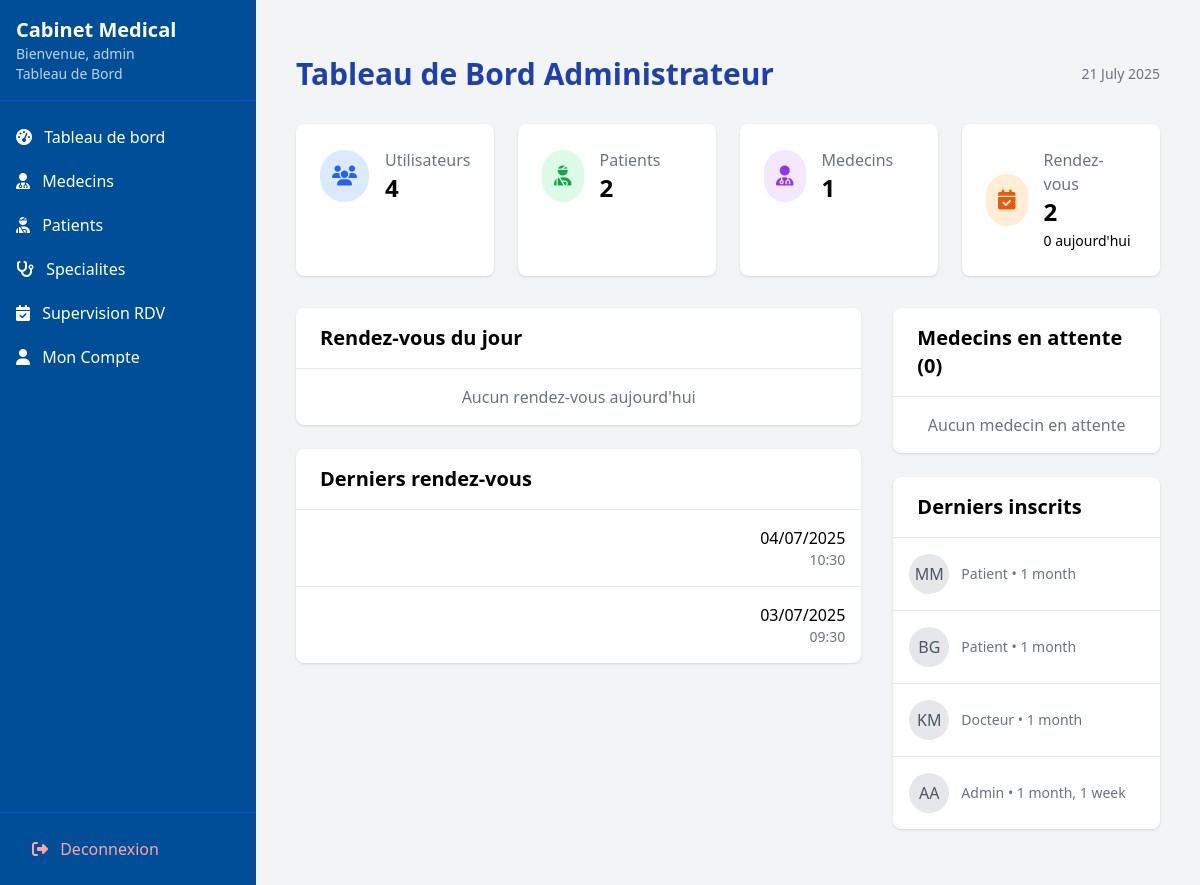
Before: /dashboard/admin/ (signed in) with the older database file.
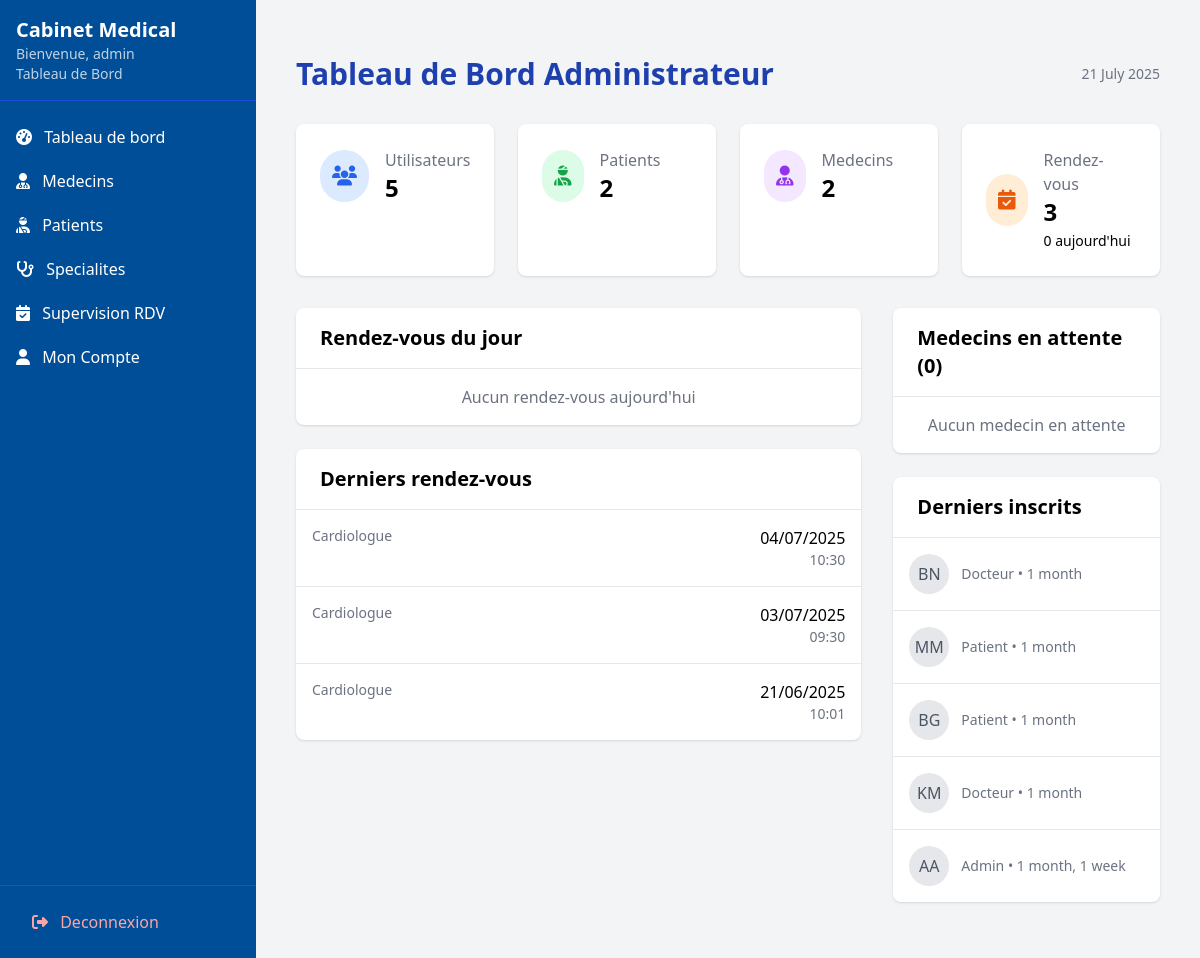
After: the same page with the newer database file.
### rendez_vous/models.py (models this page shows, shortened)
class RendezVous(models.Model):
    STATUT_CHOICES = [
        ('en_attente', 'En attente'),
        ('confirme', 'Confirmé'),
        ('refuse', 'Refusé'),
        ('annule', 'Annulé')
    ]
    docteur = models.ForeignKey(Docteur, on_delete=models.CASCADE, related_name='rendez_vous')
    patient = models.ForeignKey(Patient, on_delete=models.CASCADE, related_name='rendez_vous')
    titre = models.CharField(max_length=255)
    creneau = models.ForeignKey('CreneauHoraire', on_delete=models.CASCADE, null=True, blank=True)
    date = models.DateField()  #  conserver pour compatibilite
    heure = models.TimeField()  # conserver pour compatibilite
    statut = models.CharField(
        max_length=20,
        choices=STATUT_CHOICES,
        default='en_attente'
    )
    lieu = models.CharField(max_length=255, verbose_name="Lieu du rendez-vous")
    STATUT_CHOICES = [
        ('en_attente', 'En attente'),
        ('confirme', 'Confirmé'),
        ('refuse', 'Refusé'),
        ('annule', 'Annulé')
    ]
    docteur = models.ForeignKey(Docteur, on_delete=models.CASCADE, related_name='rendez_vous')
    patient = models.ForeignKey(Patient, on_delete=models.CASCADE, related_name='rendez_vous')
    titre = models.CharField(max_length=255)
    date = models.DateField()
    heure = models.TimeField()
    statut = models.CharField(
        max_length=20,
        choices=STATUT_CHOICES,
        default='en_attente'
    )
    lieu = models.CharField(max_length=255, verbose_name="Lieu du rendez-vous")
    class Meta:
        ordering = ['date', 'heure']
        verbose_name_plural = "Rendez-vous"

### utilisateurs/models.py (models this page shows, shortened)
class User(AbstractUser):
    username = None
    email = models.EmailField('email address', unique=True)
    nom = models.CharField(max_length=100)
    prenom = models.CharField(max_length=100)
    is_doctor_request = models.BooleanField(default=False)
    role = models.CharField(
        max_length=20,
        choices=[('patient', 'Patient'), ('docteur', 'Docteur'), ('admin', 'Administrateur')],
        default='patient'
    )
    telephone = models.CharField(max_length=20, blank=True, null=True)
    date_naiss = models.DateField(null=True, blank=True)
    adresse = models.TextField(blank=True)
    genre = models.CharField(max_length=1, choices=[('M', 'Masculin'), ('F', 'Féminin'), ('O', 'Autre')], blank=True)
    verification_code = models.CharField(max_length=6, null=True, blank=True)
    code_expires_at = models.DateTimeField(null=True, blank=True)  #  pour expiration
    USERNAME_FIELD = 'email'
    REQUIRED_FIELDS = ['nom', 'prenom']
    objects = UserManager()
    class Meta:
        db_table = 'utilisateurs_user'
    @property
    def docteur(self):
        """Propriete pour acceder au profil docteur de maniere coherente"""
        return self.docteur_profile
    @property
    def patient(self):
        """Propriete pour acceder au profil patient"""
        return self.patient_profile
    def get_initials(self):
        return f"{self.prenom[0]}{self.nom[0]}".upper()

class Docteur(models.Model):
    user = models.OneToOneField(User, on_delete=models.CASCADE, related_name='docteur_profile')
    specialite = models.ForeignKey(Specialite, on_delete=models.SET_NULL, null=True)
    est_approuve = models.BooleanField(default=False)  # Approuve par l'admin
    numero_licence = models.CharField(max_length=50, unique=True,null=True)
    bio = models.TextField(blank=True)
    experience = models.PositiveIntegerField(default=0)
    consultation_fee = models.DecimalField(max_digits=10, decimal_places=2, default=0.00)

class Specialite(models.Model):
    nom = models.CharField(max_length=100, unique=True)
    description = models.TextField(blank=True)
    class Meta:
        verbose_name = "Specialite"
        verbose_name_plural = "Specialites"
        ordering = ['nom']
    nom = models.CharField(max_length=100)
    description = models.TextField(blank=True)

### utilisateurs/views.py (the view)
# urls.py: path('dashboard/admin/', views.dashboard_admin, name='admed_dashboard'),
@user_passes_test(is_admin)
def dashboard_admin(request):
    User = get_user_model()
    try:
        total_users = User.objects.count()
        total_patients = Patient.objects.count()
        total_doctors = Docteur.objects.filter(est_approuve=True).count()
        pending_doctors = Docteur.objects.filter(est_approuve=False).count()
        total_rdv = RendezVous.objects.count()
        today_rdv = RendezVous.objects.filter(date=date.today()).select_related(
            'patient__user',
            'docteur__user'
        ).order_by('heure')
        latest_users = User.objects.order_by('-date_joined')[:5]
        latest_rdv = RendezVous.objects.select_related(
            'patient__user',
            'docteur__user'
        ).order_by('-date', '-heure')[:5]
        rdv_this_month = RendezVous.objects.filter(
            date__month=date.today().month,
            date__year=date.today().year
        ).count()
        context = {
            'total_users': total_users,
            'total_patients': total_patients,
            'total_doctors': total_doctors,
            'pending_doctors': pending_doctors,
            'total_rdv': total_rdv,
            'rdv_this_month': rdv_this_month,
            'today_rdv': today_rdv,
            'latest_users': latest_users,
            'latest_rdv': latest_rdv,
            'specialites': Specialite.objects.all(),
            'current_date': date.today(),
              'pending_doctors_list': Docteur.objects.filter(est_approuve=False).select_related('user')[:5],
        }
    except Exception as e:
        if settings.DEBUG:
            raise e
        messages.error(request, "Une erreur est survenue lors du chargement des donnees.")
        context = {}
    return render(request, 'dashboard/admed_dashboard.html', context)

### utilisateurs/views.py (called while the page is built)
def is_admin(user):
    return user.is_superuser or user.is_staff

### templates/dashboard/admed_dashboard.html (shortened to what the changed rows need)
{% extends "base_dashboard.html" %}
{% load static %}
{% block content %}
<div class="container mx-auto px-4 py-8">
    <div class="flex justify-between items-center mb-8">
        <h1 class="text-3xl font-bold text-blue-800">Tableau de Bord Administrateur</h1>
    </div>
    <div class="grid grid-cols-1 md:grid-cols-4 gap-6 mb-8">
        <div class="bg-white rounded-lg shadow p-6">
            <div class="flex items-center">
                <div>
                    <p class="text-gray-500">Utilisateurs</p>
                    <h3 class="text-2xl font-bold">{{ total_users }}</h3>
                </div>
            </div>
        </div>
        <div class="bg-white rounded-lg shadow p-6">
            <div class="flex items-center">
                <div>
                    <p class="text-gray-500">Medecins</p>
                    <h3 class="text-2xl font-bold">{{ total_doctors }}</h3>
                </div>
            </div>
        </div>
        <div class="bg-white rounded-lg shadow p-6">
            <div class="flex items-center">
                <div>
                    <p class="text-gray-500">Rendez-vous</p>
                    <h3 class="text-2xl font-bold">{{ total_rdv }}</h3>
                    <span class="text-sm">{{ today_rdv|length }} aujourd'hui</span>
                </div>
            </div>
        </div>
    </div>
    <div class="grid grid-cols-1 lg:grid-cols-3 gap-8">
        <div class="lg:col-span-2 space-y-6">
            <div class="bg-white rounded-lg shadow overflow-hidden">
                <div class="px-6 py-4 border-b">
                    <h2 class="text-xl font-semibold">Rendez-vous du jour</h2>
                </div>
            </div>
            <div class="bg-white rounded-lg shadow overflow-hidden">
                <div class="px-6 py-4 border-b">
                    <h2 class="text-xl font-semibold">Derniers rendez-vous</h2>
                </div>
                <div class="divide-y">
                    {% for rdv in latest_rdv %}
                    <div class="p-4 hover:bg-gray-50">
                        <div class="flex justify-between">
                            <div>
                                <p class="text-sm text-gray-500">{{ rdv.docteur.specialite.nom }}</p>
                            </div>
                            <div class="text-right">
                                <p class="font-medium">{{ rdv.date|date:"d/m/Y" }}</p>
                                <p class="text-sm text-gray-500">{{ rdv.heure|time:"H:i" }}</p>
                            </div>
                        </div>
                    </div>
                    {% endfor %}
                </div>
            </div>
        </div>
        <div class="space-y-6">
<div class="bg-white rounded-lg shadow overflow-hidden">
    <div class="px-6 py-4 border-b">
        <h2 class="text-xl font-semibold">Medecins en attente ({{ pending_doctors }})</h2>
    </div>
</div>
            <div class="bg-white rounded-lg shadow overflow-hidden">
                <div class="px-6 py-4 border-b">
                    <h2 class="text-xl font-semibold">Derniers inscrits</h2>
                </div>
                <div class="divide-y">
                    {% for user in latest_users %}
                    <div class="p-4 hover:bg-gray-50">
                        <div class="flex items-center">
                            <div class="w-10 h-10 rounded-full bg-gray-200 flex items-center justify-center mr-3">
                                <span class="text-gray-600">{{ user.get_initials }}</span>
                            </div>
                            <div>
                                <p class="text-sm text-gray-500">
                                    {{ user.role|capfirst }} • {{ user.date_joined|timesince }}
                                </p>
                            </div>
                        </div>
                    </div>
                    {% endfor %}
                </div>
            </div>
        </div>
    </div>
</div>
{% endblock %}

### templates/base_dashboard.html (shortened to what this page needs)
<!DOCTYPE html>
<html lang="fr">
<head>
    <script src="https://cdn.tailwindcss.com"></script>
    <link rel="stylesheet" href="https://cdnjs.cloudflare.com/ajax/libs/font-awesome/6.4.0/css/all.min.css">
</head>
<body class="bg-gray-100 font-sans">
    <div class="flex h-screen">
        <div class="sidebar w-64 bg-[#004e98] text-white fixed h-full">
            <div class="p-4 border-b border-blue-700">
                <a href="{% url "index" %}"><h1 class="text-xl font-bold">Cabinet Medical</h1></a>
                <p class="text-sm opacity-75">Bienvenue, {{ request.user.prenom }}</p>
                <p class="text-sm opacity-75">Tableau de Bord</p>
            </div>
            <nav class="mt-4">
                {% if request.user.role == 'admin' %}
                  <div class="space-y-1">
                      <a href="{% url "admed_dashboard" %}" class="block py-2 px-4 hover:bg-blue-700">
                          <i class="fas fa-tachometer-alt mr-2"></i> Tableau de bord
                      </a>
                      <a href="{% url "admin_docteurs_list" %}" class="block py-2 px-4 hover:bg-blue-700">
                          <i class="fas fa-user-md mr-2"></i> Medecins
                      </a>
                      <a href="{% url "admin_patients_list" %}" class="block py-2 px-4 hover:bg-blue-700">
                          <i class="fas fa-user-injured mr-2"></i> Patients
                      </a>
                      <a href="{% url "admin_specialites" %}" class="block py-2 px-4 hover:bg-blue-700">
                         <i class="fas fa-stethoscope mr-2"></i> Specialites
                        </a>
                      <a href="{% url "admin_supervision_rdv" %}" class="block py-2 px-4 hover:bg-blue-700">
                        <i class="fas fa-calendar-check mr-2"></i> Supervision RDV
                        </a>
                     <a href="{% url "admin_profile" %}" class="block py-2 px-4 hover:bg-blue-700">
                        <i class="fas fa-user mr-2"></i> Mon Compte
                    </a>
                  </div>
                {% endif %}
                <div class="absolute bottom-0 w-full p-4 border-t border-blue-700">
                    <a href="{% url 'logout' %}" class="block py-2 px-4 text-red-300 hover:bg-blue-700 rounded">
                        <i class="fas fa-sign-out-alt mr-2"></i> Deconnexion
                    </a>
                </div>
            </nav>
        </div>
        <div class="flex-1 ml-64">
            <main class="p-6">
                {% block content %}
                {% endblock %}
            </main>
        </div>
    </div>
</body>
</html>

Changed rows visible on the page:
changed through a linked row, RendezVous (number 1 of 3 on the later page): docteur.specialite.nom (not shown) → "Cardiologue"
changed through a linked row, RendezVous (number 2 of 3 on the later page): docteur.specialite.nom (not shown) → "Cardiologue"
added RendezVous: docteur.specialite.nom "Cardiologue", date "21/06/2025", heure "10:01"
added User: get_initials "BN", role "Docteur", date_joined "1 month"
Other visible differences:
{{ total_users }}: "4" → "5"
{{ total_doctors }}: "1" → "2"
{{ total_rdv }}: "2" → "3"
